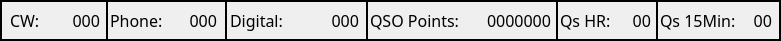
   <widget class="QFrame" name="frame">
    <property name="geometry">
     <rect>
      <x>10</x>
      <y>170</y>
      <width>781</width>
      <height>41</height>
     </rect>
    </property>
    <property name="font">
     <font>
      <family>Monospace</family>
      <pointsize>12</pointsize>
     </font>
    </property>
    <property name="styleSheet">
     <string notr="true">border-color: rgb(238, 238, 236);
border-top-color: rgb(255, 255, 255);</string>
    </property>
    <property name="frameShape">
     <enum>QFrame::WinPanel</enum>
    </property>
    <property name="frameShadow">
     <enum>QFrame::Plain</enum>
    </property>
    <widget class="QLabel" name="label">
     <property name="geometry">
      <rect>
       <x>10</x>
       <y>8</y>
       <width>29</width>
       <height>25</height>
      </rect>
     </property>
     <property name="font">
      <font>
       <family>JetBrains Mono</family>
       <pointsize>12</pointsize>
       <weight>50</weight>
       <bold>false</bold>
       <kerning>true</kerning>
      </font>
     </property>
     <property name="text">
      <string>CW:</string>
     </property>
    </widget>
    <widget class="QLabel" name="label_2">
     <property name="geometry">
      <rect>
       <x>110</x>
       <y>8</y>
       <width>58</width>
       <height>25</height>
      </rect>
     </property>
     <property name="font">
      <font>
       <family>JetBrains Mono</family>
       <pointsize>12</pointsize>
       <weight>50</weight>
       <bold>false</bold>
      </font>
     </property>
     <property name="text">
      <string>Phone:</string>
     </property>
    </widget>
    <widget class="QLabel" name="label_3">
     <property name="geometry">
      <rect>
       <x>230</x>
       <y>8</y>
       <width>77</width>
       <height>25</height>
      </rect>
     </property>
     <property name="font">
      <font>
       <family>JetBrains Mono</family>
       <pointsize>12</pointsize>
       <weight>50</weight>
       <bold>false</bold>
      </font>
     </property>
     <property name="text">
      <string>Digital:</string>
     </property>
    </widget>
    <widget class="QLabel" name="label_4">
     <property name="geometry">
      <rect>
       <x>370</x>
       <y>8</y>
       <width>106</width>
       <height>25</height>
      </rect>
     </property>
     <property name="font">
      <font>
       <family>JetBrains Mono</family>
       <pointsize>12</pointsize>
       <weight>50</weight>
       <bold>false</bold>
      </font>
     </property>
     <property name="text">
      <string>QSO Points:</string>
     </property>
    </widget>
    <widget class="QLabel" name="label_5">
     <property name="geometry">
      <rect>
       <x>560</x>
       <y>8</y>
       <width>58</width>
       <height>25</height>
      </rect>
     </property>
     <property name="font">
      <font>
       <family>JetBrains Mono</family>
       <pointsize>12</pointsize>
       <weight>50</weight>
       <bold>false</bold>
      </font>
     </property>
     <property name="text">
      <string>Qs HR:</string>
     </property>
    </widget>
    <widget class="QLabel" name="label_6">
     <property name="geometry">
      <rect>
       <x>660</x>
       <y>8</y>
       <width>87</width>
       <height>25</height>
      </rect>
     </property>
     <property name="font">
      <font>
       <family>JetBrains Mono</family>
       <pointsize>12</pointsize>
       <weight>50</weight>
       <bold>false</bold>
      </font>
     </property>
     <property name="text">
      <string>Qs 15Min:</string>
     </property>
    </widget>
    <widget class="QLabel" name="Total_Digital">
     <property name="geometry">
      <rect>
       <x>318</x>
       <y>8</y>
       <width>41</width>
       <height>25</height>
      </rect>
     </property>
     <property name="font">
      <font>
       <family>JetBrains Mono</family>
       <pointsize>12</pointsize>
       <weight>50</weight>
       <bold>false</bold>
      </font>
     </property>
     <property name="text">
      <string>000</string>
     </property>
     <property name="alignment">
      <set>Qt::AlignRight|Qt::AlignTrailing|Qt::AlignVCenter</set>
     </property>
    </widget>
    <widget class="QLabel" name="QSO_Points">
     <property name="geometry">
      <rect>
       <x>470</x>
       <y>8</y>
       <width>81</width>
       <height>25</height>
      </rect>
     </property>
     <property name="font">
      <font>
       <family>JetBrains Mono</family>
       <pointsize>12</pointsize>
       <weight>50</weight>
       <bold>false</bold>
      </font>
     </property>
     <property name="text">
      <string>0000000</string>
     </property>
     <property name="alignment">
      <set>Qt::AlignRight|Qt::AlignTrailing|Qt::AlignVCenter</set>
     </property>
    </widget>
    <widget class="QLabel" name="QSO_PerHour">
     <property name="geometry">
      <rect>
       <x>620</x>
       <y>8</y>
       <width>31</width>
       <height>25</height>
      </rect>
     </property>
     <property name="font">
      <font>
       <family>JetBrains Mono</family>
       <pointsize>12</pointsize>
       <weight>50</weight>
       <bold>false</bold>
      </font>
     </property>
     <property name="text">
      <string>00</string>
     </property>
     <property name="alignment">
      <set>Qt::AlignRight|Qt::AlignTrailing|Qt::AlignVCenter</set>
     </property>
    </widget>
    <widget class="QLabel" name="Total_Phone">
     <property name="geometry">
      <rect>
       <x>176</x>
       <y>8</y>
       <width>41</width>
       <height>25</height>
      </rect>
     </property>
     <property name="font">
      <font>
       <family>JetBrains Mono</family>
       <pointsize>12</pointsize>
       <weight>50</weight>
       <bold>false</bold>
      </font>
     </property>
     <property name="text">
      <string>000</string>
     </property>
     <property name="alignment">
      <set>Qt::AlignRight|Qt::AlignTrailing|Qt::AlignVCenter</set>
     </property>
    </widget>
    <widget class="QLabel" name="QSO_Last15">
     <property name="geometry">
      <rect>
       <x>741</x>
       <y>8</y>
       <width>31</width>
       <height>25</height>
      </rect>
     </property>
     <property name="font">
      <font>
       <family>JetBrains Mono</family>
       <pointsize>12</pointsize>
       <weight>50</weight>
       <bold>false</bold>
      </font>
     </property>
     <property name="text">
      <string>00</string>
     </property>
     <property name="alignment">
      <set>Qt::AlignRight|Qt::AlignTrailing|Qt::AlignVCenter</set>
     </property>
    </widget>
    <widget class="QLabel" name="Total_CW">
     <property name="geometry">
      <rect>
       <x>59</x>
       <y>8</y>
       <width>41</width>
       <height>25</height>
      </rect>
     </property>
     <property name="font">
      <font>
       <family>JetBrains Mono</family>
       <pointsize>12</pointsize>
       <weight>50</weight>
       <bold>false</bold>
      </font>
     </property>
     <property name="text">
      <string>000</string>
     </property>
     <property name="alignment">
      <set>Qt::AlignRight|Qt::AlignTrailing|Qt::AlignVCenter</set>
     </property>
    </widget>
    <widget class="Line" name="line">
     <property name="geometry">
      <rect>
       <x>106</x>
       <y>2</y>
       <width>3</width>
       <height>37</height>
      </rect>
     </property>
     <property name="frameShadow">
      <enum>QFrame::Plain</enum>
     </property>
     <property name="lineWidth">
      <number>2</number>
     </property>
     <property name="orientation">
      <enum>Qt::Vertical</enum>
     </property>
    </widget>
    <widget class="Line" name="line_2">
     <property name="geometry">
      <rect>
       <x>225</x>
       <y>2</y>
       <width>3</width>
       <height>37</height>
      </rect>
     </property>
     <property name="frameShadow">
      <enum>QFrame::Plain</enum>
     </property>
     <property name="lineWidth">
      <number>2</number>
     </property>
     <property name="orientation">
      <enum>Qt::Vertical</enum>
     </property>
    </widget>
    <widget class="Line" name="line_3">
     <property name="geometry">
      <rect>
       <x>366</x>
       <y>2</y>
       <width>3</width>
       <height>37</height>
      </rect>
     </property>
     <property name="frameShadow">
      <enum>QFrame::Plain</enum>
     </property>
     <property name="lineWidth">
      <number>2</number>
     </property>
     <property name="orientation">
      <enum>Qt::Vertical</enum>
     </property>
    </widget>
    <widget class="Line" name="line_4">
     <property name="geometry">
      <rect>
       <x>556</x>
       <y>2</y>
       <width>3</width>
       <height>37</height>
      </rect>
     </property>
     <property name="frameShadow">
      <enum>QFrame::Plain</enum>
     </property>
     <property name="lineWidth">
      <number>2</number>
     </property>
     <property name="orientation">
      <enum>Qt::Vertical</enum>
     </property>
    </widget>
    <widget class="Line" name="line_5">
     <property name="geometry">
      <rect>
       <x>656</x>
       <y>2</y>
       <width>3</width>
       <height>37</height>
      </rect>
     </property>
     <property name="frameShadow">
      <enum>QFrame::Plain</enum>
     </property>
     <property name="lineWidth">
      <number>2</number>
     </property>
     <property name="orientation">
      <enum>Qt::Vertical</enum>
     </property>
    </widget>
   </widget>
